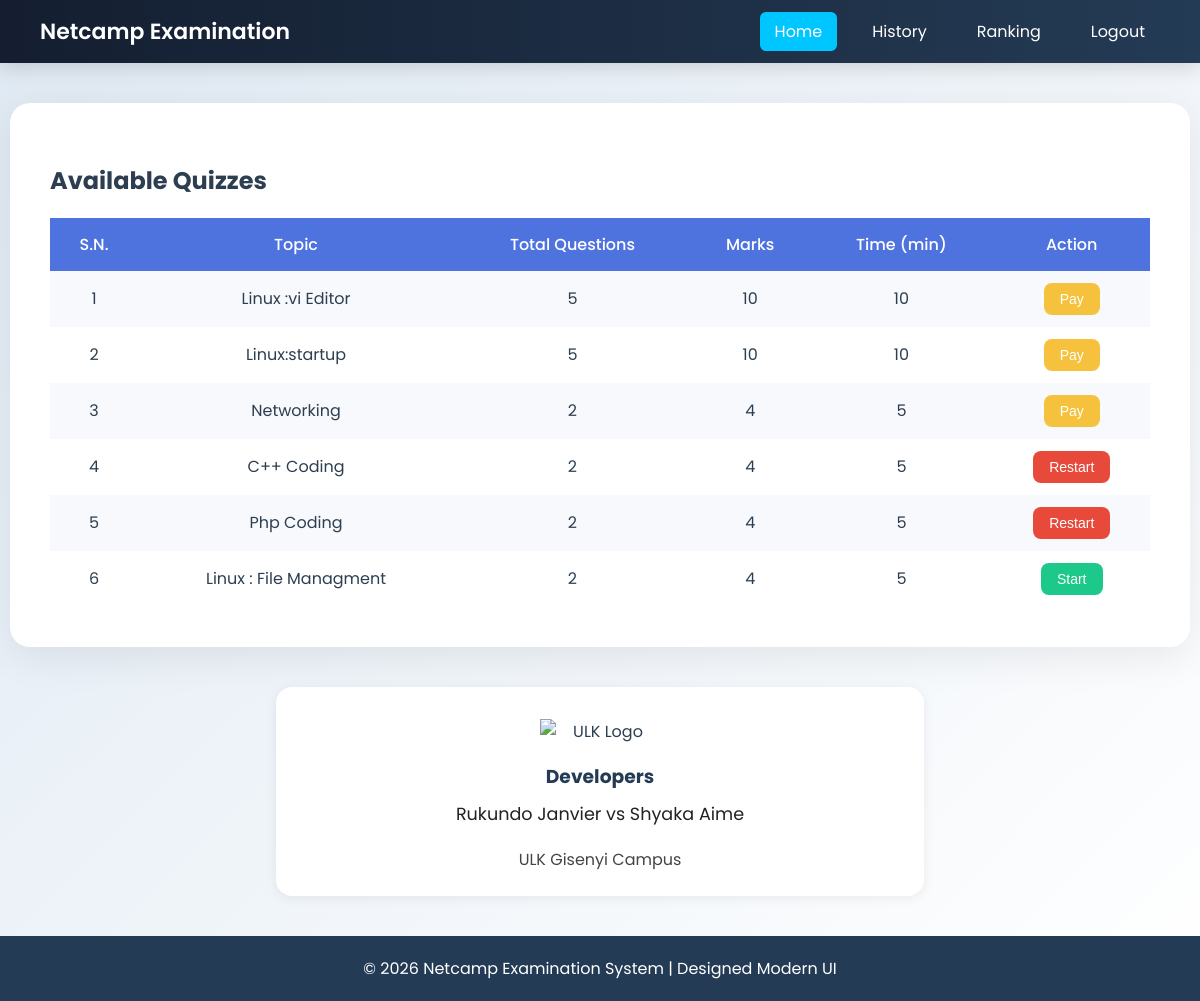
The app's page /account.php?q=1 (signed in) with its own data.
### tables this page shows
CREATE TABLE `quiz` (
  `eid` text NOT NULL,
  `title` varchar(100) NOT NULL,
  `sahi` int(11) NOT NULL,
  `wrong` int(11) NOT NULL,
  `total` int(11) NOT NULL,
  `time` bigint(20) NOT NULL,
  `intro` text NOT NULL,
  `tag` varchar(100) NOT NULL,
  `date` timestamp NOT NULL DEFAULT CURRENT_TIMESTAMP ON UPDATE CURRENT_TIMESTAMP
);

### account.php (the view, shortened to what this page needs)
<?php
include_once 'dbConnection.php';
$email = isset($_SESSION['email']) ? $_SESSION['email'] : null;
?>
<!DOCTYPE html>
<html>
<head>
</head>
<body>
<div class="navbar">
    <div class="logo">Netcamp Examination</div>
    <ul>
        <li><a href="account.php?q=1" class="<?php if(@$_GET['q']==1) echo 'active'; ?>">Home</a></li>
        <li><a href="account.php?q=2" class="<?php if(@$_GET['q']==2) echo 'active'; ?>">History</a></li>
        <li><a href="account.php?q=3" class="<?php if(@$_GET['q']==3) echo 'active'; ?>">Ranking</a></li>
        <li><a href="logout.php?q=account.php">Logout</a></li>
    </ul>
</div>
<div class="container">
<?php
if(@$_GET['q']==1){
$free_eid = null;
$fr = mysqli_query($con,"SELECT eid FROM quiz ORDER BY date ASC LIMIT 1");
if($fr && $frow = mysqli_fetch_array($fr)){
    $free_eid = $frow['eid'];
}
$result = mysqli_query($con,"SELECT * FROM quiz ORDER BY date DESC");
echo "<h2>Available Quizzes</h2>";
echo "<table>
<tr>
<th>S.N.</th>
<th>Topic</th>
<th>Total Questions</th>
<th>Marks</th>
<th>Time (min)</th>
<th>Action</th>
</tr>";
$c=1;
while($row=mysqli_fetch_array($result)){
$title=$row['title'];
$total=$row['total'];
$sahi=$row['sahi'];
$time=$row['time'];
$eid=$row['eid'];
$allowed=false;
if($eid === $free_eid) $allowed=true;
$q12=mysqli_query($con,"SELECT score FROM history WHERE eid='$eid' AND email='$email'");
$rowcount=mysqli_num_rows($q12);
echo "<tr>
<td>".$c++."</td>
<td>$title</td>
<td>$total</td>
<td>".($sahi*$total)."</td>
<td>$time</td>
<td>";
if($rowcount==0){
    if($allowed){
        echo "<a href='account.php?q=quiz&step=2&eid=$eid&n=1&t=$total'><button class='btn btn-start'>Start</button></a>";
    }else{
        echo "<button class='btn btn-lock' onclick=\"showPaymentModal('$eid','$title',$total)\">Pay</button>";
    }
}else{
    echo "<a href='update.php?q=quizre&step=25&eid=$eid&n=1&t=$total'><button class='btn btn-restart'>Restart</button></a>";
}
echo "</td></tr>";
}
echo "</table>";
}
?>
</div>
<div style="margin:40px auto 0 auto; max-width:600px; background:#fff; border-radius:16px; box-shadow:0 2px 12px rgba(0,0,0,0.07); padding:32px 24px 24px 24px; text-align:center;">
    <img src="img/ulk_logo.png" alt="ULK Logo" style="max-width:120px; margin-bottom:18px; display:block; margin-left:auto; margin-right:auto;">
    <h3 style="margin:0 0 10px 0; color:#243b55;">Developers</h3>
    <div style="font-size:1.1em; color:#222; margin-bottom:8px;">Rukundo Janvier vs Shyaka Aime</div>
    <div style="color:#444;">ULK Gisenyi Campus</div>
</div>
<div class="footer">
© <?php echo date("Y"); ?> Netcamp Examination System | Designed Modern UI
</div>
</body>
</html>

### account.php (style rules this page uses)
body { margin:0; padding:0; font-family:'Poppins',sans-serif; background:linear-gradient(135deg,#dfe9f3,#ffffff); color:#2c3e50; }
.navbar { background:linear-gradient(90deg,#141e30,#243b55); padding:15px 40px; display:flex; align-items:center; justify-content:space-between; box-shadow:0 4px 20px rgba(0,0,0,0.15); position:sticky; top:0; z-index:1000; }
.navbar .logo { color:#fff; font-size:22px; font-weight:600; }
.navbar ul { list-style:none; display:flex; margin:0; padding:0; }
.navbar ul li { margin-left:20px; }
.navbar ul li a { text-decoration:none; color:#fff; padding:8px 15px; border-radius:6px; transition:0.3s; }
.navbar ul li a:hover, .active { background:#00c6ff; color:#fff; }
.container { max-width:1100px; margin:40px auto; background:#fff; padding:40px; border-radius:20px; box-shadow:0 10px 40px rgba(0,0,0,0.08); }
table { width:100%; border-collapse:collapse; margin-top:20px; }
table th { background:#4e73df; color:white; padding:14px; font-weight:500; }
table td { padding:12px; text-align:center; }
table tr:nth-child(even) { background:#f8f9fc; }
.btn { padding:8px 16px; border:none; border-radius:8px; cursor:pointer; font-size:14px; transition:0.3s; }
.btn-start { background:#1cc88a; color:white; }
.btn-lock { background:#f6c23e; color:white; }
.btn-restart { background:#e74a3b; color:white; }
.footer { text-align:center; padding:20px; background:#243b55; color:white; margin-top:40px; }

### records on screen
quiz: title "Linux :vi Editor", total "5", $sahi*$total "10", time "10"
quiz: title "Linux:startup", total "5", $sahi*$total "10", time "10"
quiz: title "Networking", total "2", $sahi*$total "4", time "5"
quiz: title "C++ Coding", total "2", $sahi*$total "4", time "5"
quiz: title "Php Coding", total "2", $sahi*$total "4", time "5"
quiz: title "Linux : File Managment", total "2", $sahi*$total "4", time "5"
